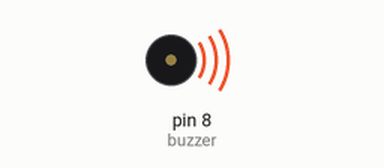
A sketch run on a simulated Arduino Uno, built with avr-gcc and run on an emulated ATmega328P. Shown: buzzer (waves = sounding).

Above: at 0.1 s.
At 40.3 s:
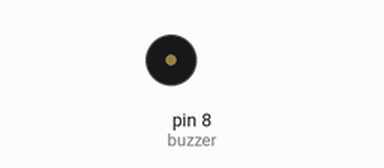
Timing chart, 0 to 41.8 s (numbered marks = the images above):
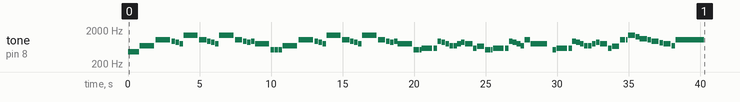

The sketch:

GuerreStellari01.ino
```cpp
/*
 * Leonardo SAMMARTANO
 * SaLe
 * SaLeeC
 * september 2019
*/


/*
  Cantina band song from Star Wars
  Connect a piezo buzzer or speaker to pin 8 or select a new pin.
  More songs available at https://github.com/robsoncouto/arduino-songs

                                              Robson Couto, 2019
*/
/*

# ArduinoBuzzerPlayer
Play a music with the buzzer

FORK from Robson Couto, 2019
https://dragaosemchama.com/en/2019/02/songs-for-arduino/

IMPORTANTE
Nel file dal quale si è partito NON è indicato alcun accordo di licenza per cui
si è scelto di applicare la MIT. Verificare sul sito del produttore del codice originale
eventuali limitazioni o impedimenti.

La presente versione è direttamente derivata dal lavoro di Robson Couto.
La differenza fra i due codici sta nel gestire 8 LED per accompagnare la musica
con l'accensione di un LED per ogni nota e uno per la pausa.

Il codice è stato verificato sulla piastra MAKER UNO.
La piastra MAKER UNO è basata su un core Arduino Uno ed è dotata di un LED per ogni
piedino digitale e di un buzzer sul piedino 8, questo permette di far girare il codice
senza l'aggiunta di un solo componente e senza richiedere nessuna breadboard.

IMPORTANT
No license agreement is indicated in the original source file.
We have chosen to apply the MIT license.
Check the original code on the manufacturer's website
any limitations or impediments.

This version is directly derived from the work of Robson Couto.
The difference between the two codes is to manage 8 LEDs to accompany the music
by lighting one LED for each note and one for the pause.

The code has been verified on the MAKER UNO plate.
The MAKER UNO plate is based on an Arduino Uno core and is equipped with an LED for
each digital pin and a buzzer on pin 8, this allows you to run the code without
adding a single component and without requiring any breadboard.

*/


// change this to whichever pin you want to use
int buzzer = 8;

#define NOTE_A3  220
#define NOTE_AS3 233
#define NOTE_B3  247
#define NOTE_C4  262
#define NOTE_CS4 277
#define NOTE_D4  294
#define NOTE_DS4 311
#define NOTE_E4  330
#define NOTE_F4  349
#define NOTE_FS4 370
#define NOTE_G4  392
#define NOTE_GS4 415
#define NOTE_A4  440
#define NOTE_AS4 466
#define NOTE_B4  494
#define NOTE_C5  523
#define NOTE_CS5 554
#define NOTE_D5  587
#define NOTE_DS5 622
#define NOTE_E5  659
#define NOTE_F5  698
#define NOTE_FS5 740
#define NOTE_G5  784
#define NOTE_GS5 831
#define NOTE_A5  880
#define NOTE_AS5 932
#define NOTE_B5  988
#define NOTE_C6  1047
#define NOTE_CS6 1109
#define NOTE_D6  1175
#define NOTE_DS6 1245
#define NOTE_E6  1319
#define NOTE_F6  1397
#define NOTE_FS6 1480
#define NOTE_G6  1568
#define NOTE_GS6 1661
#define NOTE_A6  1760
#define NOTE_AS6 1865
#define NOTE_B6  1976
#define NOTE_C7  2093
#define NOTE_CS7 2217
#define NOTE_D7  2349
#define NOTE_DS7 2489
#define NOTE_E7  2637
#define NOTE_F7  2794
#define NOTE_FS7 2960
#define NOTE_G7  3136
#define NOTE_GS7 3322
#define NOTE_A7  3520
#define NOTE_AS7 3729
#define NOTE_B7  3951
#define NOTE_C8  4186
#define NOTE_CS8 4435
#define NOTE_D8  4699
#define NOTE_DS8 4978
#define REST      0


// change this to make the song slower or faster
int tempo = 108;


// notes of the moledy followed by the duration.
// a 4 means a quarter note, 8 an eighteenth , 16 sixteenth, so on
// !!negative numbers are used to represent dotted notes,
// so -4 means a dotted quarter note, that is, a quarter plus an eighteenth!!
int melody[] = {

  // Dart Vader theme (Imperial March) - Star wars
  // Score available at https://musescore.com/user/202909/scores/1141521
  // The tenor saxophone part was used

//A -> 13
//B -> 12
//C -> 11
//D -> 10
//E -> 9
//F -> 7
//G -> 6
//REST -> 5


  NOTE_AS4,8, 13, NOTE_AS4,8, 13, NOTE_AS4,8, 13,//1
  NOTE_F5,2, 7, NOTE_C6,2, 11,
  NOTE_AS5,8, 13, NOTE_A5,8, 13, NOTE_G5,8, 6, NOTE_F6,2, 7, NOTE_C6,4, 11,
  NOTE_AS5,8, 13, NOTE_A5,8, 13, NOTE_G5,8, 6, NOTE_F6,2, 7, NOTE_C6,4, 11,
  NOTE_AS5,8, 13, NOTE_A5,8, 13, NOTE_AS5,8, 13, NOTE_G5,2, 6, NOTE_C5,8, 11, NOTE_C5,8, 11, NOTE_C5,8, 11,
  NOTE_F5,2, 7, NOTE_C6,2, 11,
  NOTE_AS5,8, 13, NOTE_A5,8, 13, NOTE_G5,8, 6, NOTE_F6,2, 7, NOTE_C6,4, 11,

  NOTE_AS5,8, 13, NOTE_A5,8, 13, NOTE_G5,8, 6, NOTE_F6,2, 7, NOTE_C6,4, 11, //8
  NOTE_AS5,8, 13, NOTE_A5,8, 13, NOTE_AS5,8, 13, NOTE_G5,2, 6, NOTE_C5,-8, 11, NOTE_C5,16, 11,
  NOTE_D5,-4, 10, NOTE_D5,8, 10, NOTE_AS5,8, 13, NOTE_A5,8, 13, NOTE_G5,8, 6, NOTE_F5,8, 7,
  NOTE_F5,8, 7, NOTE_G5,8, 6, NOTE_A5,8, 13, NOTE_G5,4, 6, NOTE_D5,8, 10, NOTE_E5, 4, 9, NOTE_C5,-8, 11, NOTE_C5,16, 11,
  NOTE_D5,-4, 10, NOTE_D5,8, 10, NOTE_AS5,8, 13, NOTE_A5,8, 13, NOTE_G5,8, 6, NOTE_F5,8, 7,

  NOTE_C6,-8, 11, NOTE_G5,16, 6, NOTE_G5,2, 6, REST,8, 5, NOTE_C5,8, 11,//13
  NOTE_D5,-4, 10, NOTE_D5,8, 10, NOTE_AS5,8, 13, NOTE_A5,8, 13, NOTE_G5,8, 6, NOTE_F5,8, 7,
  NOTE_F5,8, 7, NOTE_G5,8, 6, NOTE_A5,8, 13, NOTE_G5,4, 6, NOTE_D5,8, 10, NOTE_E5,4, 9, NOTE_C6,-8, 11, NOTE_C6,16, 11,
  NOTE_F6,4, 7, NOTE_DS6,8, 10, NOTE_CS6,4, 11, NOTE_C6,8, 11, NOTE_AS5,4, 13, NOTE_GS5,8, 6, NOTE_G5,4, 6, NOTE_F5,8, 7,
  NOTE_C6,1, 11

};

// sizeof gives the number of bytes, each int value is composed of two bytes (16 bits)
// there are two values per note (pitch and duration), so for each note there are four bytes
int notes = sizeof(melody) / sizeof(melody[0]) / 3;

// this calculates the duration of a whole note in ms
int wholenote = (60000 * 4) / tempo;

int divider = 0, noteDuration = 0;

void setup() {
  // iterate over the notes of the melody.
  // Remember, the array is twice the number of notes (notes + durations)
  for (int thisNote = 0; thisNote < notes * 3; thisNote = thisNote + 3)
  {
    // calculates the duration of each note
    divider = melody[thisNote + 1];
    if (divider > 0) {
      // regular note, just proceed
      noteDuration = (wholenote) / divider;
    } else if (divider < 0) {
      // dotted notes are represented with negative durations!!
      noteDuration = (wholenote) / abs(divider);
      noteDuration *= 1.5; // increases the duration in half for dotted notes
    }

    //before play the note turn on light the corresponding LED
    digitalWrite(melody[thisNote + 2], HIGH);

    // we only play the note for 90% of the duration, leaving 10% as a pause
    tone(buzzer, melody[thisNote], noteDuration*0.9);

    // Wait for the specief duration before playing the next note.
    delay(noteDuration);

    // stop the waveform generation before the next note.
    noTone(buzzer);
    //Shut down all LED
    for (int LEDOFF = 5; LEDOFF<14; LEDOFF = LEDOFF + 1)
    {
      digitalWrite(LEDOFF,LOW);
    }
  }
}

void loop()
{
  // no need to repeat the melody.
}
```
